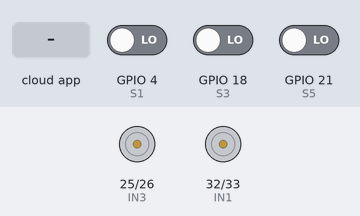
The sketch below on a simulated ESP32. Parts: motor-driver pin pairs drawn as motors (green arrow = first pin HIGH = forward, orange = second pin HIGH = backward, longer = more drive). The inputs (shaded band) are chosen by the test bench; at power-on: GPIO 18 (S3) LOW, GPIO 4 (S1) LOW, GPIO 21 (S5) LOW. WiFi joins after 1.5 s; servers stay silent unless stated; the Firebase database answers and starts empty; what the sketch prints to the serial monitor is not drawn.

Above: at 2.8 s.
2.9 s: the phone or cloud app sets data to w
At 4.4 s:
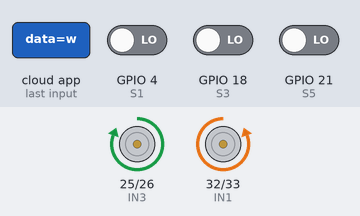
4.8 s: GPIO 18 (S3) driven HIGH
At 5.6 s:
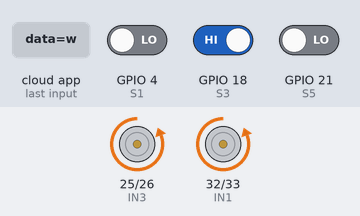
6.3 s: GPIO 4 (S1) driven HIGH
At 6.9 s:
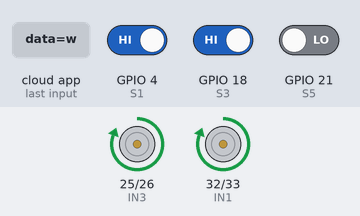
7.8 s: GPIO 21 (S5) driven HIGH
At 8.2 s:
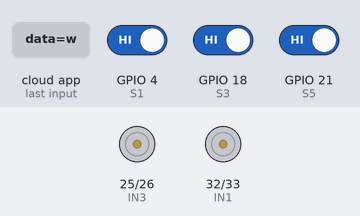
9.3 s: the phone or cloud app sets data to a
At 10.4 s:
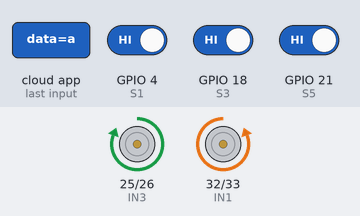
Timing chart, 0 to 11.8 s (numbered marks = the images above; inputs shaded):
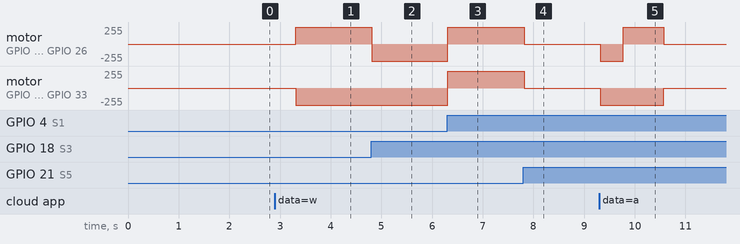

Measured:
- after the input at 2.9 s, motor on GPIO 25 (IN3) / GPIO 26 (IN4): stopped → forward 255/255 after 0.41 s; motor on GPIO 32 (IN1) / GPIO 33 (IN2): stopped → backward 255/255 after 0.41 s
- after the input at 4.8 s, motor on GPIO 25 (IN3) / GPIO 26 (IN4): forward 255/255 → backward 255/255 at once
- after the input at 6.3 s, motor on GPIO 25 (IN3) / GPIO 26 (IN4), motor on GPIO 32 (IN1) / GPIO 33 (IN2): backward 255/255 → forward 255/255 at once
- after the input at 7.8 s, motor on GPIO 25 (IN3) / GPIO 26 (IN4), motor on GPIO 32 (IN1) / GPIO 33 (IN2): forward 255/255 → stopped at once
- after the input at 9.3 s, motor on GPIO 25 (IN3) / GPIO 26 (IN4): stopped → backward 255/255 at once, → forward 255/255 0.45 s later, → stopped 0.80 s later; motor on GPIO 32 (IN1) / GPIO 33 (IN2): stopped → backward 255/255 at once, → stopped 1.3 s later

The sketch:

Finnal_Integrated.ino
```cpp
#include <WiFi.h>
#include <Firebase_ESP_Client.h>

// Provide the token generation process info.
#include <addons/TokenHelper.h>
// Provide the RTDB payload printing info.
#include <addons/RTDBHelper.h>

/* ================= WIFI CREDENTIALS ================= */
#define WIFI_SSID "Subash's OnePlus Nord 3 5G"
#define WIFI_PASSWORD "123456780"

/* ================= FIREBASE CREDENTIALS ================= */
#define API_KEY "AIzaSyDUnszYKw5mY-EFOVMYK2W1gLcVQmhw-RM"
#define DATABASE_URL "https://par-optima-default-rtdb.asia-southeast1.firebasedatabase.app/"

/* ================= MOTOR PINS ================= */
#define IN1 32
#define IN2 33
#define IN3 25
#define IN4 26

/* ================= IR SENSOR PINS ================= */
#define S1 4
#define S3 18
#define S5 21

// Firebase Objects
FirebaseData fbdo;
FirebaseAuth auth;
FirebaseConfig config;

// Global Variables
String currentCmd = "x";
unsigned long lastFirebaseCheck = 0;
const unsigned long checkInterval = 500;

// Sequence Logic
int stopCount = 0;      // 0: Initial, 1: After 1st Stop, 2: After 2nd Stop
bool isPaused = true;   // Robot starts in paused state
const int rotateTime = 450;
const int forwardLong = 800; // Time to move forward after rotation to find the line again

/* ================= SETUP ================= */
void setup() {
  Serial.begin(115200);

  pinMode(IN1, OUTPUT); pinMode(IN2, OUTPUT);
  pinMode(IN3, OUTPUT); pinMode(IN4, OUTPUT);

  pinMode(S1, INPUT); pinMode(S3, INPUT); pinMode(S5, INPUT);

  stopRobot();

  WiFi.begin(WIFI_SSID, WIFI_PASSWORD);
  while (WiFi.status() != WL_CONNECTED) {
    delay(300);
    Serial.print(".");
  }
  Serial.println("\nWiFi Connected");

  config.api_key = API_KEY;
  config.database_url = DATABASE_URL;

  if (Firebase.signUp(&config, &auth, "", "")) {
    Serial.println("Firebase Signed Up");
  }

  config.token_status_callback = tokenStatusCallback;
  Firebase.begin(&config, &auth);
  Firebase.reconnectWiFi(true);

  if (Firebase.ready()) {
    Firebase.RTDB.setString(&fbdo, "/cmd/data", "x");
  }
}

/* ================= LOOP ================= */
void loop() {
  // Check Firebase
  if (Firebase.ready() && (millis() - lastFirebaseCheck > checkInterval)) {
    lastFirebaseCheck = millis();
    if (Firebase.RTDB.getString(&fbdo, "/cmd/data")) {
      String newCmd = fbdo.stringData();

      // LOGIC: Handling state transitions based on input
      if (newCmd == "w" && stopCount == 0) {
        isPaused = false;
        currentCmd = "w";
      }
      else if (newCmd == "a" && stopCount == 1) {
        handleFirstStopAction(); // Executes rotation + forward
        isPaused = false;        // Enable line following
        currentCmd = "w";        // Set command to followLine logic
      }
      else if (newCmd == "s" && stopCount == 2) {
        handleSecondStopAction(); // Executes rotation + forward
        isPaused = false;         // Enable line following
        currentCmd = "w";         // Set command to followLine logic
      }
      else if (newCmd == "x") {
        isPaused = true;
        currentCmd = "x";
      }
    }
  }

  // If not paused, run followLine. This handles S1/S3/S5 detections automatically.
  if (!isPaused && currentCmd == "w") {
    followLine();
  } else {
    stopRobot();
  }
}

/* ================= SEQUENCE ACTIONS ================= */

// First Stop: Entered 'a' -> Rotate Left -> Move Forward
// (Removed stopRobot so it flows directly into followLine)
void handleFirstStopAction() {
  Serial.println("Action A: Turning Left and entering path...");
  turnLeft();
  delay(rotateTime);
  moveForward();
  delay(forwardLong);
  // No stopRobot() here! Loop will take over with followLine()
}

// Second Stop: Entered 's' -> Rotate Right -> Move Forward
// (Removed stopRobot so it flows directly into followLine)
void handleSecondStopAction() {
   Serial.println("Action A: Turning Left and entering path...");
  turnLeft();
  delay(rotateTime);
  moveForward();
  delay(forwardLong);
  // No stopRobot() here! Loop will take over with followLine()
  // No stopRobot() here! Loop will take over with followLine()
}

/* ================= LINE FOLLOW LOGIC ================= */
void followLine() {
  int s1 = digitalRead(S1);
  int s3 = digitalRead(S3);
  int s5 = digitalRead(S5);

  if (s3 == LOW) {
    moveForward();
  }
  else if (s1 == LOW) {
    turnLeft();
  }
  else if (s5 == LOW) {
    turnRight();
  }
  // Condition: Robot is lost (All sensors see White/High)
  else if (s1 == HIGH && s3 == HIGH && s5 == HIGH) {
    Serial.println("Line Lost! Stopping and waiting for next command...");
    stopRobot();
    isPaused = true;
    stopCount++;

    // Set Firebase to 'x' so the user knows to send 'a' or 's'
    if (Firebase.ready()) {
      Firebase.RTDB.setString(&fbdo, "/cmd/data", "x");
    }
  }
}

/* ================= MOTOR CONTROL ================= */
void moveForward() {
  digitalWrite(IN1, LOW);
  digitalWrite(IN2, HIGH);
  digitalWrite(IN3, HIGH);
  digitalWrite(IN4, LOW);
}

void turnRight() {
  digitalWrite(IN1, HIGH);
  digitalWrite(IN2, LOW);
  digitalWrite(IN3, HIGH);
  digitalWrite(IN4, LOW);
}

void turnLeft() {
  digitalWrite(IN1, LOW);
  digitalWrite(IN2, HIGH);
  digitalWrite(IN3, LOW);
  digitalWrite(IN4, HIGH);
}

void stopRobot() {
  digitalWrite(IN1, LOW);
  digitalWrite(IN2, LOW);
  digitalWrite(IN3, LOW);
  digitalWrite(IN4, LOW);
}
```
